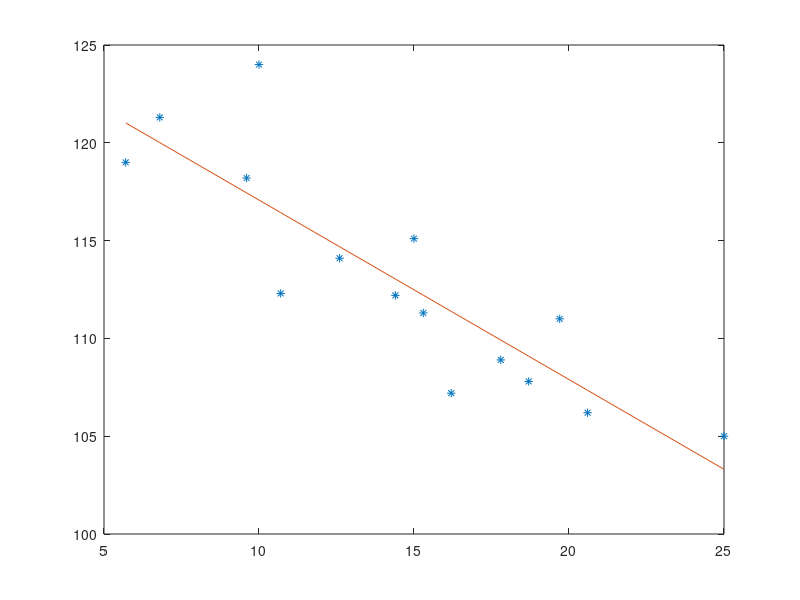

Here is the MATLAB script that generated this plot: (Note: this script raises an error after producing the figure.)
%% Single Linear Regression
clc
load data
X = xy(:,1);
Y = xy(:,2);
Xbar = mean(X); 
Ybar = mean(Y);
n = numel(X);
anno_str = cell(1,3);

Sxy = sum((X-Xbar).*(Y-Ybar));
Sxx = sum((X-Xbar).^2);
Syy = sum((Y-Ybar).^2);
r_Correlation = Sxy/(sqrt(Sxx)*sqrt(Syy));
anno_str{3} = ['The sample Linear Correlation Coefficient: r_{corr} = ' num2str(r_Correlation)];

B1_hat = Sxy/Sxx;
B0_hat = Ybar-B1_hat*Xbar;
RegressionFormula = ['y = ' num2str(B0_hat,'%.3f') num2str(B1_hat,'%+.3f') 'x'];
anno_str{1} = ['Regression Equation: ' RegressionFormula];

Yhat = B0_hat + B1_hat*X;
SSE = sum((Y-Yhat).^2);
SST = sum((Y-Ybar).^2);
SSR = SST - SSE;
r_square = 1-SSE/SST;
anno_str{2} = ['R square: r^2 = ' num2str(r_square)];

s_square = SSE/(n-2);
s = sqrt(s_square);
s_B1hat = s/sqrt(Sxx);
al = 0.05;
t_al = tinv(1-al/2,n-2);
CI_B1_hat = [B1_hat-t_al*s_B1hat B1_hat + t_al*s_B1hat];
%%*plot
plot(X,Y,'*',X,Yhat,'-')
h_anno = annotation('textbox','String',anno_str);
h_anno.Position = [0.2 0.12 0.6 0.12];
h_anno.FontSize = 12;
h_anno.EdgeColor = 'none';
%% *bivariate probability distribution
clear,clc
X = randn(1000,1);
Y = randn(1000,1);
m1 = mean(X); s1 = std(X); 
m2 = mean(Y); s2 = std(Y);
C = cov(X,Y);
r = C(2)/(s1*s2);
x = linspace(min(X),max(X),20);
y = linspace(min(X),max(X),20);
[xx, yy] = meshgrid(x,y);
x = xx(:);
y = yy(:);
e_power = -( ((x-m1)/s1).^2 - 2*r*(x-m1).*(y-s2)/(s1*s2) + ((y-m2)/s2).^2 )/(2*(1-r)^2);
fxy = exp(e_power)/(2*pi*s1*s2*sqrt(1-r^2));
surf(xx,yy,reshape(fxy,size(xx)))